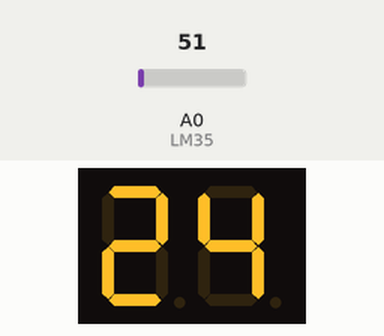
Recording of a sketch running on a simulated Arduino Uno, built with avr-gcc and run on an emulated ATmega328P. Shown: 2-digit seven-segment display. Wiring (inferred from the names in the program): 2-digit 7-segment display, segments lit when LOW: segments pin 2, pin 3, pin 4, pin 5, pin 6, pin 7, pin 8; digit selects pin 9, pin 10. The inputs (shaded band) are chosen by the test bench; at power-on: A0 (LM35) = 51. The segment pins are drawn as the display they are named for.

Above: at 1.2 s.
1.3 s: A0 (LM35) set to 61
At 3.1 s:
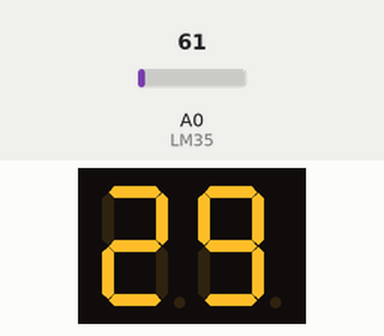
3.6 s: A0 (LM35) set to 71
At 4.7 s:
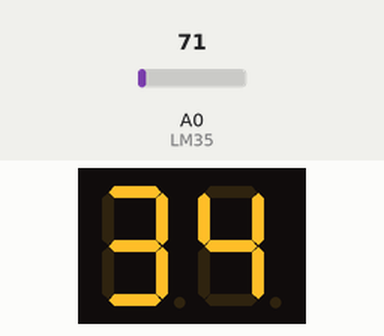
5.6 s: A0 (LM35) set to 86
At 6.5 s:
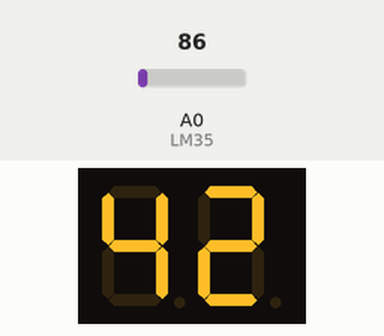
Timing chart, 0 to 8.6 s (numbered marks = the images above; inputs shaded):
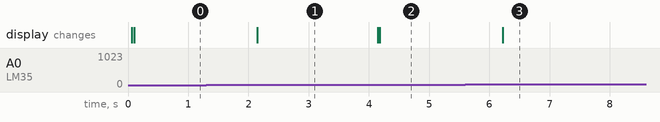

The sketch:

temp_controlling_sensor.ino
```cpp
// Segment pins
int segPins[7] = {2,3,4,5,6,7,8};

//Digit select pins
int digitTens  = 9;
int digitUnits = 10;

//Sensor
#define LM35 A0


byte numbers[10] = {
  B11000000, //0
  B11111001, //1
  B10100100, //2
  B10110000, //3
  B10011001, //4
  B10010010, //5
  B10000010, //6
  B11111000, //7
  B10000000, //8
  B10010000  //9
};

//Display one digit
void showDigit(int num)
{
  for(int i=0;i<7;i++)
    digitalWrite(segPins[i], bitRead(numbers[num],i));
}

//Multiplex display
void displayNumber(int num)
{
  int tens  = num/10;
  int units = num%10;

  // Tens
  digitalWrite(digitTens, LOW);
  digitalWrite(digitUnits, HIGH);
  showDigit(tens);
  delay(4);

  // Units
  digitalWrite(digitTens, HIGH);
  digitalWrite(digitUnits, LOW);
  showDigit(units);
  delay(4);
}

//Read temperature (stable)
int readTemperature()
{
  long sum = 0;

  // average 20 samples
  for(int i=0;i<20;i++)
  {
    sum += analogRead(LM35);
    delay(2);
  }

  float adc = sum / 20.0;
  float voltage = adc * (5.0/1023.0);
  int temp = voltage * 100.0;

  if(temp > 99) temp = 99;
  if(temp < 0) temp = 0;

  return temp;
}


void setup()
{
  for(int i=0;i<7;i++)
    pinMode(segPins[i], OUTPUT);

  pinMode(digitTens, OUTPUT);
  pinMode(digitUnits, OUTPUT);

  pinMode(LM35, INPUT);
}


void loop()
{
  int temperature = readTemperature();

  // continuously refresh display
  for(int i=0;i<120;i++)
    displayNumber(temperature);
}
```

Measured:
- after the input at 1.3 s, the display: changes after 0.84 s (image 1)
- after the input at 3.6 s, the display: first changes after 0.54 s (image 2 shows a later state)
- after the input at 5.6 s, the display: changes after 0.62 s (image 3)
